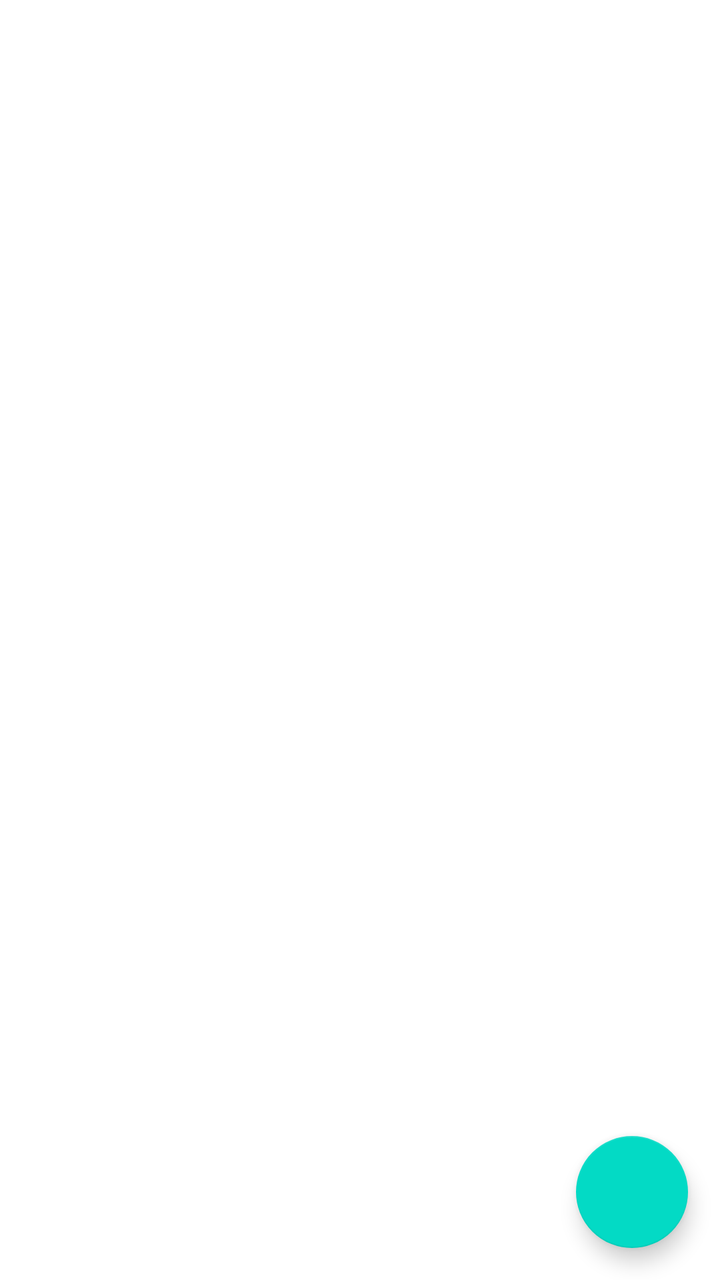
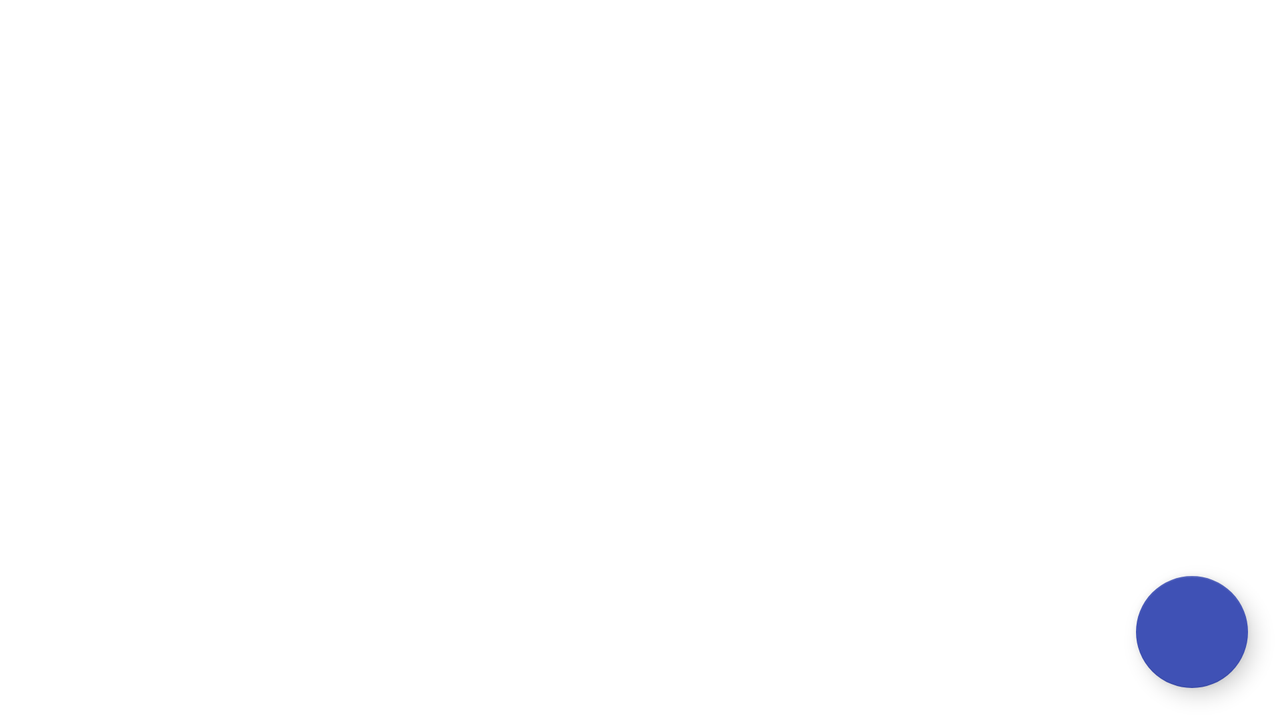

The same Android screen from two of the app's own layout files: first res/layout/ as a phone draws it, then the repository's variant for another configuration, drawn on a device whose configuration selects that folder. Both files follow.
<!-- AndroidManifest.xml: application theme Theme.DegreePlannerPCoutureC196 -->
<!-- res/layout/activity_term_list.xml -->
<?xml version="1.0" encoding="utf-8"?>
<androidx.constraintlayout.widget.ConstraintLayout xmlns:android="http://schemas.android.com/apk/res/android"
    xmlns:app="http://schemas.android.com/apk/res-auto"
    xmlns:tools="http://schemas.android.com/tools"
    android:layout_width="match_parent"
    android:layout_height="match_parent"
    tools:context=".UI.TermList">

    <com.google.android.material.floatingactionbutton.FloatingActionButton
        android:id="@+id/floatingActionButton"
        android:layout_width="wrap_content"
        android:layout_height="wrap_content"
        android:layout_marginEnd="16dp"
        android:layout_marginBottom="16dp"
        android:clickable="true"
        android:src="@drawable/baseline_add_24"
        app:layout_constraintBottom_toBottomOf="parent"
        app:layout_constraintEnd_toEndOf="parent" />

</androidx.constraintlayout.widget.ConstraintLayout>
<!-- resources referenced by this layout -->
<resources>
  <style name="Theme.DegreePlannerPCoutureC196" parent="Theme.MaterialComponents.DayNight.DarkActionBar">
          
          <item name="colorPrimary">@color/purple_500</item>
          <item name="colorPrimaryVariant">@color/purple_700</item>
          <item name="colorOnPrimary">@color/white</item>
          
          <item name="colorSecondary">@color/teal_200</item>
          <item name="colorSecondaryVariant">@color/teal_700</item>
          <item name="colorOnSecondary">@color/black</item>
          
          <item name="android:statusBarColor">?attr/colorPrimaryVariant</item>
          
      </style>
</resources>
<!-- res/layout-land/activity_term_list.xml (the repository's variant of the layout above) -->
<!-- drawn on the phone turned sideways -->
<?xml version="1.0" encoding="utf-8"?>
<androidx.constraintlayout.widget.ConstraintLayout xmlns:android="http://schemas.android.com/apk/res/android"
    xmlns:app="http://schemas.android.com/apk/res-auto"
    xmlns:tools="http://schemas.android.com/tools"
    android:layout_width="match_parent"
    android:layout_height="match_parent"
    tools:context=".UI.TermList">

    <com.google.android.material.floatingactionbutton.FloatingActionButton
        android:id="@+id/floatingActionButton"
        android:layout_width="wrap_content"
        android:layout_height="wrap_content"
        android:layout_marginEnd="16dp"
        android:layout_marginBottom="16dp"
        android:clickable="true"
        android:src="@drawable/baseline_add_24"
        app:backgroundTint="#3F51B5"
        app:layout_constraintBottom_toBottomOf="parent"
        app:layout_constraintEnd_toEndOf="parent" />

    <androidx.recyclerview.widget.RecyclerView
        android:id="@+id/termListRecView"
        android:layout_width="474dp"
        android:layout_height="320dp"
        android:layout_marginTop="16dp"
        app:layout_constraintEnd_toEndOf="parent"
        app:layout_constraintStart_toStartOf="parent"
        app:layout_constraintTop_toTopOf="parent" />

</androidx.constraintlayout.widget.ConstraintLayout>
